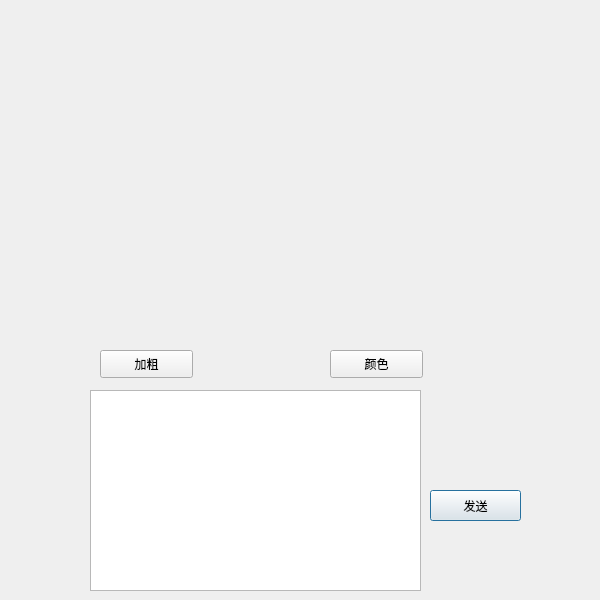
<?xml version="1.0" encoding="UTF-8"?>
<ui version="4.0">
 <class>ChatDialog</class>
 <widget class="QDialog" name="ChatDialog">
  <property name="geometry">
   <rect>
    <x>0</x>
    <y>0</y>
    <width>600</width>
    <height>600</height>
   </rect>
  </property>
  <property name="windowTitle">
   <string>Dialog</string>
  </property>
  <property name="styleSheet">
   <string notr="true">#ChatDialog{background-image: url(:/hqyj/image/7.jpg);}</string>
  </property>
  <widget class="QTextEdit" name="textEdit">
   <property name="geometry">
    <rect>
     <x>90</x>
     <y>390</y>
     <width>331</width>
     <height>201</height>
    </rect>
   </property>
  </widget>
  <widget class="QPushButton" name="pushButton_send">
   <property name="geometry">
    <rect>
     <x>430</x>
     <y>490</y>
     <width>91</width>
     <height>31</height>
    </rect>
   </property>
   <property name="text">
    <string>发送</string>
   </property>
   <property name="icon">
    <iconset>
     <normaloff>../../../../../../Project/icon/send.jpg</normaloff>../../../../../../Project/icon/send.jpg</iconset>
   </property>
   <property name="iconSize">
    <size>
     <width>35</width>
     <height>35</height>
    </size>
   </property>
  </widget>
  <widget class="QPushButton" name="pushButton_1">
   <property name="geometry">
    <rect>
     <x>100</x>
     <y>350</y>
     <width>93</width>
     <height>28</height>
    </rect>
   </property>
   <property name="text">
    <string>加粗</string>
   </property>
  </widget>
  <widget class="QPushButton" name="pushButton_2">
   <property name="geometry">
    <rect>
     <x>330</x>
     <y>350</y>
     <width>93</width>
     <height>28</height>
    </rect>
   </property>
   <property name="text">
    <string>颜色</string>
   </property>
  </widget>
 </widget>
 <resources/>
 <connections/>
</ui>
